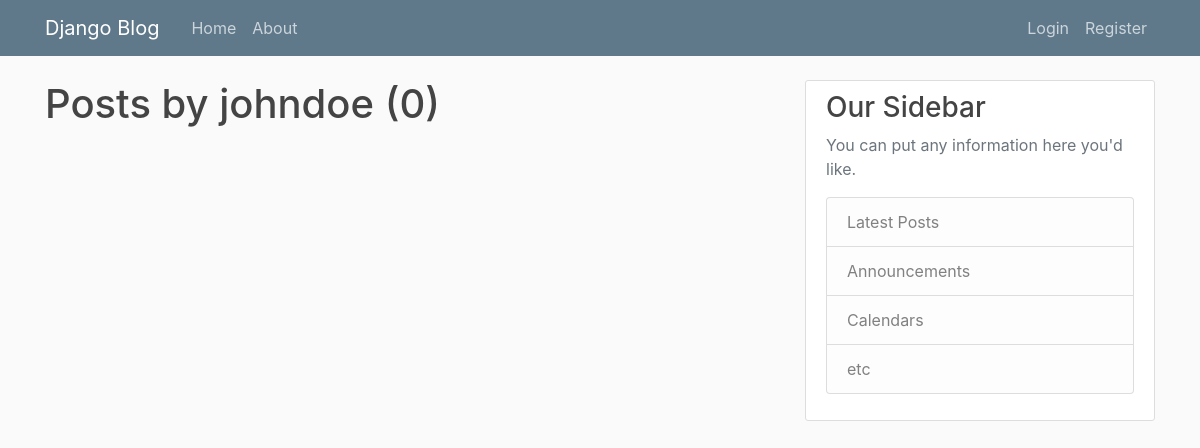
Before: /user/johndoe with the older database file.
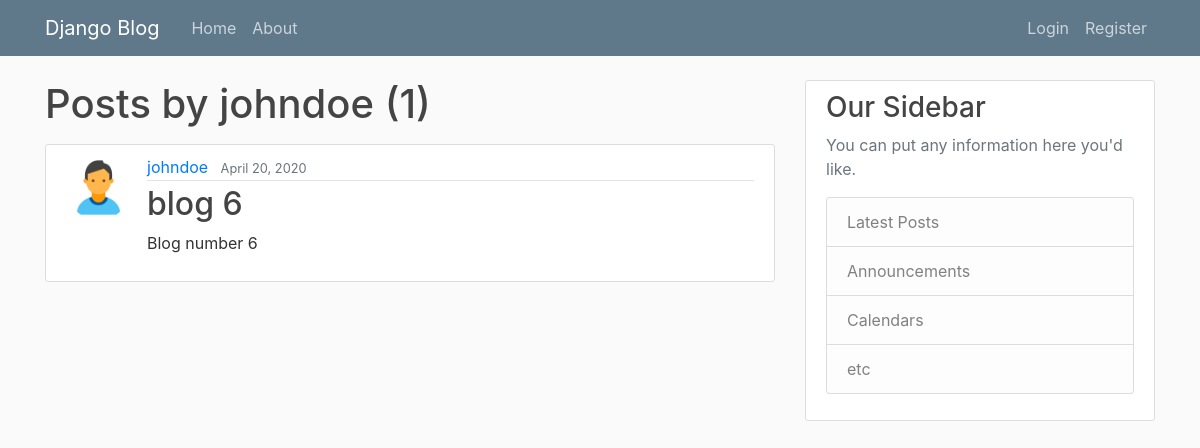
After: the same page with the newer database file.
### blog/models.py (models this page shows, shortened)
class Post(models.Model):
    title = models.CharField(max_length=100)
    content = models.TextField()
    date_posted = models.DateTimeField(default=timezone.now)
    author = models.ForeignKey(User, on_delete=models.CASCADE)

### users/models.py (models this page shows, shortened)
class Profile(models.Model):
    user = models.OneToOneField(User, on_delete=models.CASCADE)
    image = models.ImageField(default='default.png', upload_to='profile_pics')

### blog/views.py (the view)
# urls.py: path('user/<str:username>', UserPostListView.as_view(), name='user-posts'),
class UserPostListView(ListView):
    model = Post
    template_name = 'blog/user_posts.html'
    context_object_name = 'posts'
    paginate_by = 5
    def get_queryset(self):
        user = get_object_or_404(User, username=self.kwargs.get('username'))
        return Post.objects.filter(author=user).order_by('-date_posted')

### blog/templates/blog/user_posts.html (shortened to what this page needs)
{% extends "blog/base.html" %}
{% block content %}
    <h1 class="mb-3">Posts by {{ view.kwargs.username }} ({{ page_obj.paginator.count }})</h1>
    {% for post in posts %}
    <article class="media content-section">
        <img class="rounded-circle article-img" src="{{ post.author.profile.image.url }}" />
        <div class="media-body">
          <div class="article-metadata">
            <a class="mr-2" href="{% url "user-posts" post.author.username %}">{{ post.author }}</a>
            <small class="text-muted">{{ post.date_posted|date:"F d, Y" }}</small>
          </div>
          <h2><a class="article-title" href="{% url 'post-detail' post.id %}">{{ post.title }}</a></h2>
          <p class="article-content">{{ post.content }}</p>
        </div>
      </article>
    {% endfor %}
{% endblock content %}

Changed rows visible on the page:
added Post: author.profile.image (picture), author "johndoe", date_posted "April 20, 2020", title "blog 6", content "Blog number 6"
Other visible differences:
{{ page_obj.paginator.count }}: "0" → "1"
